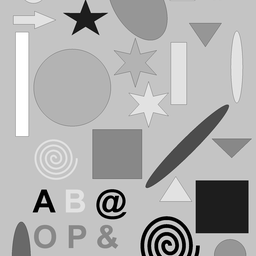
%> input picture Lab10/w_shape.png (cropped and resized to the size of MATLAB's example picture, made grey), 256 x 256 px, given in place of rice.png, which was not available
$ octave lab10.m   (GNU Octave 9; MATLAB toolbox functions it lacks are replaced by stand-ins)
%> lines starting %> are read from the running program, lines starting %| are printed output that depends on the picture; in (x1, y1, x2, y2) boxes, pixels count from 0 and x2, y2 are one past the last pixel; in counts of white or black regions, pixels touching at a corner belong together; the program's own positions count from 1; pictures that were not available may be replaced by others from this repository, and a replacement may not be noted
%%
%Analiza obrazow
%1. Akwizacja
%2. Preprocessing (przetwarzanie wstepne)
%3. Segmentacja (binaryzacja)
%4. Analiza obrazu
%Wizualizacja

close all; clear; clc;
%analiza pol i obwodow ziaren (histogram)

%akwizacja
a = imread('rice.png');
%> a is the input picture: size 256x256 uint8; min 0, max 255, mean 175
subplot(231), imshow(a);

se = strel('disk',12);
b = imtophat(a,se); %wygladzenie tla
b = imadjust(b);
subplot(232), imshow(a);

bin = b > 100;
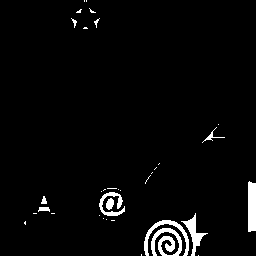
%> bin: size 256x256 logical; 3.2% white; 35 white regions (24 under 20 px), largest, box (x1, y1, x2, y2) and area: (151, 228, 182, 256) 461, (248, 181, 256, 232) 392, (144, 220, 189, 256) 345
bin = bwmorph(bin, 'clean');

D = imerode(bin, ones(4)); %zweza
%> D: size 256x256 logical; 0.82% white; 24 white regions (21 under 20 px), largest, box (x1, y1, x2, y2) and area: (249, 183, 256, 229) 316, (186, 219, 201, 244) 121, (107, 200, 112, 207) 21
D = bwdist(D);
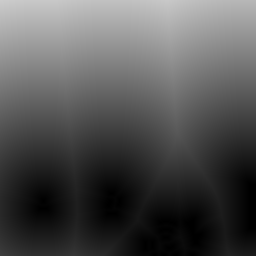
%> D: size 256x256 single; min 0, max 204.6, mean 82.3
%D = -bwdist(~bin); %bo liczymy do srodka a nie na zewnatrz
L = watershed(D);
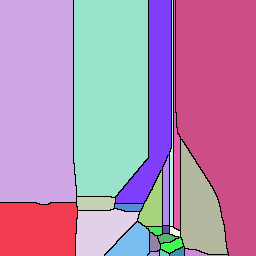
%> L: size 256x256 uint8; 25 distinct labels, from 0 to 24; one colour per label, 0 black
bin = bin & (L>0); %automatyczna nie dziala, trzeba recznie przez erozje i liczyc na zewnatrz  a nie w ziarnach
%> bin: size 256x256 logical; 3% white; 57 white regions (29 under 20 px), largest, box (x1, y1, x2, y2) and area: (248, 181, 256, 232) 392, (181, 213, 208, 249) 284, (144, 231, 149, 256) 80

bin = imclearborder(bin); %wyrzucamy brzegowe
%> bin: size 256x256 logical; 2.1% white; 45 white regions (23 under 20 px), largest, box (x1, y1, x2, y2) and area: (181, 213, 208, 249) 284, (101, 211, 124, 216) 78, (181, 226, 189, 248) 74

[aseq, N] = bwlabel(bin);
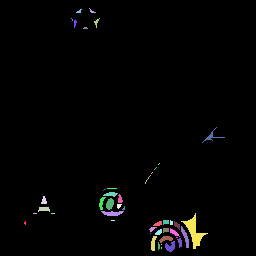
%> aseq: size 256x256 double; 46 distinct labels, from 0 to 45; one colour per label, 0 black
%> N = 45
pole = zeros(N,1);
obwod=zeros(N,1);

for k=1:N
    tt=(aseq==k);
    pole(k,1)=bwarea(tt);
    obwod(k,1)=bwarea(bwperim(tt));
end
%> this loop made 45 passes
%> after the loop, obwod = 45 values, max 100.6 at index 43, min 1 at index 24, mean 18.6; pole = 45 values, max 287.1 at index 43, min 1 at index 24, mean 30.73

subplot(121), hist(pole,20);
subplot(122), hist(obwod,20);


obwod=zeros(N,1);


jk = uint8(bin).*a;
%> jk: size 256x256 uint8; 132 distinct labels, from 0 to 225
kj = uint8(~bin).*a;

subplot(233), imshow(jk);
subplot(234), imshow(kj);

%%
close all; clear; clc;
[map, pal] = imread('w_shape.png');
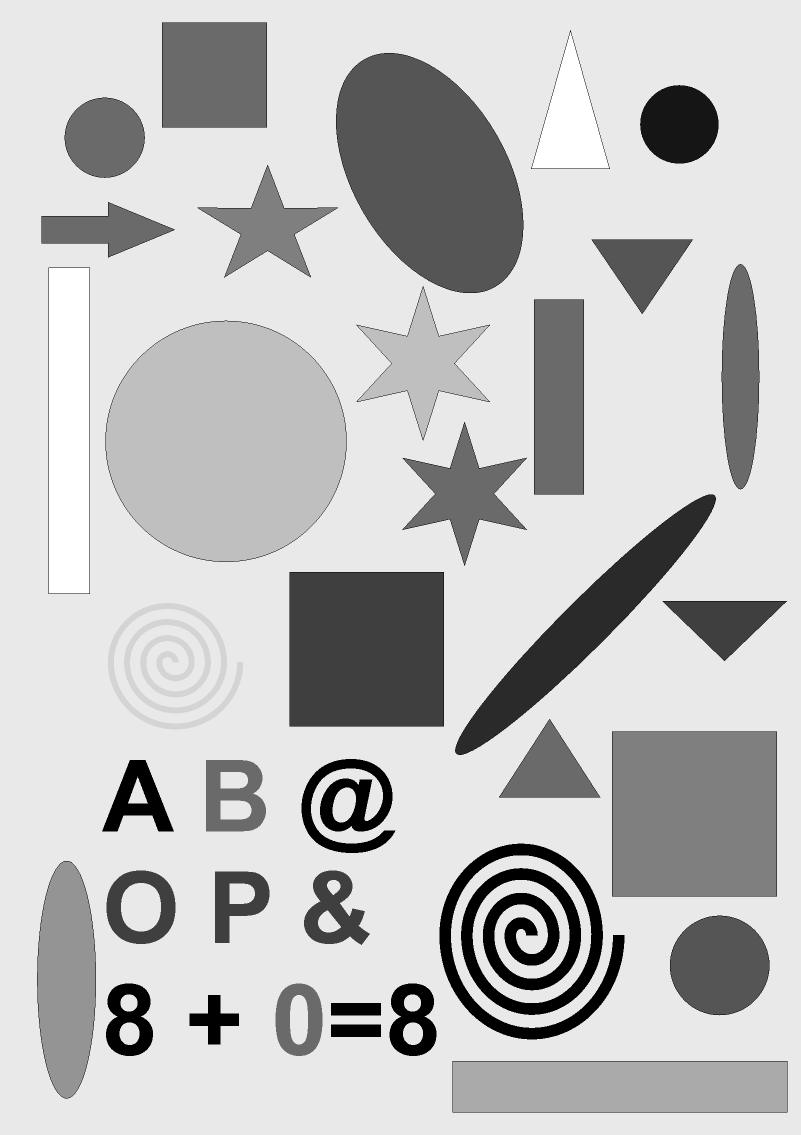
%> map: size 2270x1601 uint8 (shown at 1/2 size); min 0, max 12, mean 9.07; drawn with min black and max white
%> pal = 13 rows, first 12: [0 0 0; 0.298 0.298 0.298; 1 0 0; 1 0.4 0; 0 1 0; 1 1 0; 0 0 1; 1 0 1; 0 0.8 1; 0 1 1; 0.6 1 1; 0.769 0.769 0.769]
imshow(map, pal);
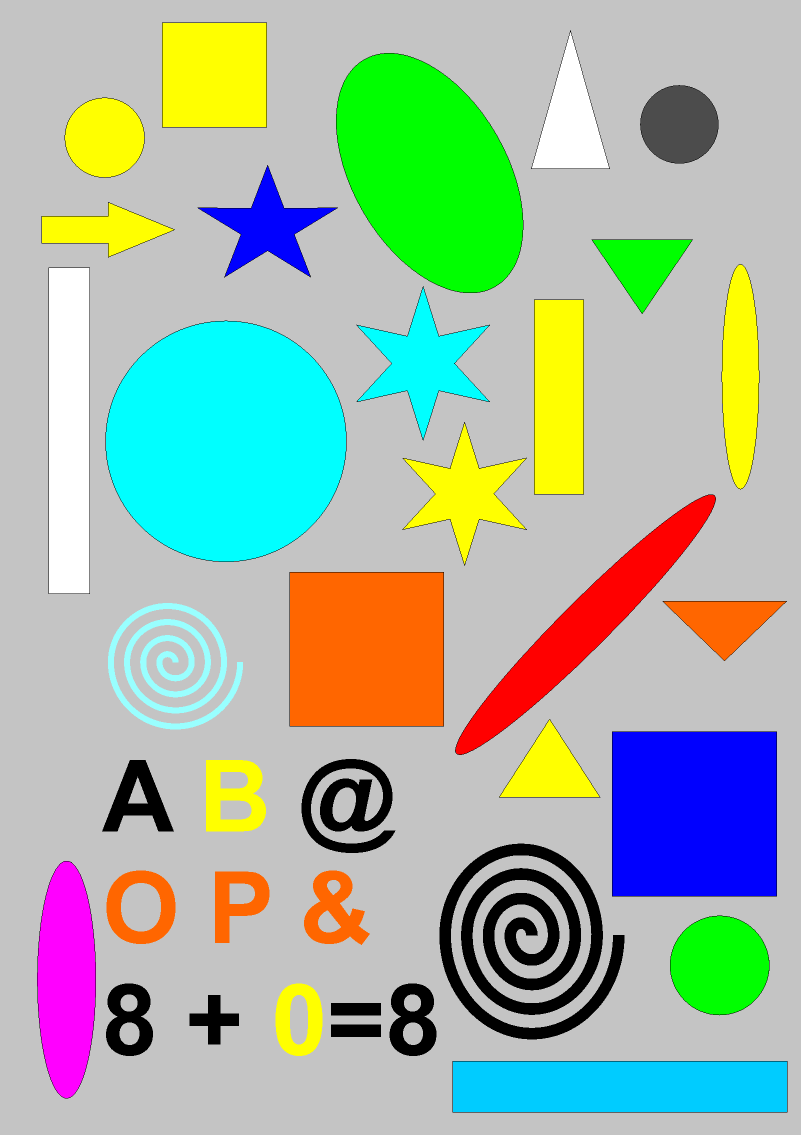
%> displayed picture: size 2270x1601x3, on the screen's scale of 0 to 255 (shown at 1/2 size); mean R, G, B 165.1, 183.7, 166.6

bin=(map~=11);
%> bin: size 2270x1601 logical; 34.7% white; 36 white regions, largest, box (x1, y1, x2, y2) and area: (211, 641, 693, 1124) 182869, (672, 106, 1047, 586) 127342, (1224, 1463, 1554, 1793) 108900

subplot(121), imshow(map,pal);
subplot(122), imshow(bin);


[aseq, N] = bwlabel(bin); %etykietowanie
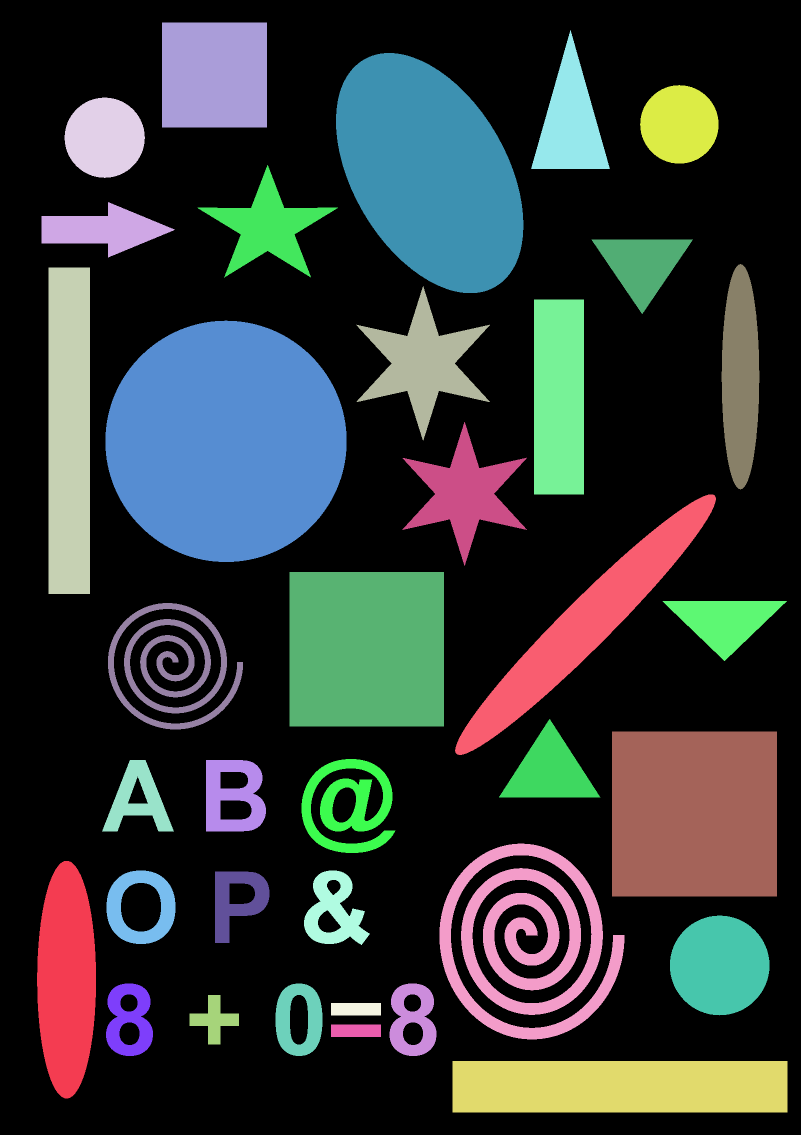
%> aseq: size 2270x1601 double (shown at 1/2 size); 37 distinct labels, from 0 to 36; one colour per label, 0 black
%> N = 36
wynik = false(size(bin));

for k=1:N
%> (the run ends here)
